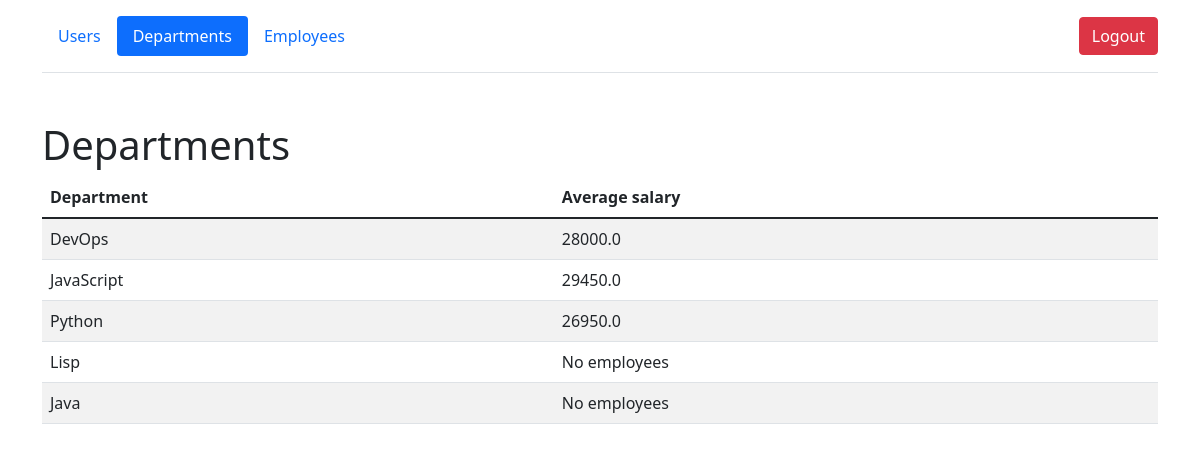
Screenshot of /departments (signed in) with the database file from the repository.
### models/departments.py (models this page shows, shortened)
class Departments(db.Model):
    __table_args__ = {'extend_existing': True}
    id = db.Column(db.Integer, primary_key=True)
    department = db.Column(db.String(50), nullable=False)

### views/api.py (the view, shortened to what this page needs)
@api.route('/departments', methods=['POST', 'GET'])
@login_required
def departments_page():
    departments = Departments.query.all()
    employees = Employees.query.all()
    dnt_salary = avg_salaries(departments, employees)
    return render_template('departments_for_users.html', departments=departments, dnt_salary=dnt_salary)

### models/users.py (called while the page is built)
@login_manager.user_loader
def load_user(user_id):
    return User.query.get(user_id)

### service/__init__.py (called while the page is built)
def avg_salaries(departments, employees):
    dnt_salary = {}
    for dnt in departments:
        dnt_salary[dnt.department] = []
    for emp in employees:
        for dnt in departments:
            if emp.department == dnt.department:
                dnt_salary[dnt.department].append(emp.salary)
    for dnt_name in dnt_salary:
        avg_salary = None
        if dnt_salary[dnt_name]:
            avg_salary = 0
            for salary in dnt_salary[dnt_name]:
                avg_salary += salary
            avg_salary /= len(dnt_salary[dnt_name])
            dnt_salary[dnt_name] = round(avg_salary, 3)
        else:
            avg_salary = 'No employees'
            dnt_salary[dnt_name] = avg_salary
    return dnt_salary

### views/api.py (called while the page is built)
@api.before_request
def make_session_permanent():
    session.permanent = False

@api.after_request
def redirect_to_sign_in(response):
    if response.status_code == 401:
        return redirect(url_for('api.login_page') + '?next=' + request.url)
    return response

### templates/departments_for_users.html (shortened to what this page needs)
{% extends 'base.html' %}
{% block body %}
<div class="container">
        <header class="d-flex flex-wrap align-items-center justify-content-center justify-content-md-between py-3 mb-4 border-bottom">
          <ul class="nav nav-pills">
              <li class="nav-item"><a href="/users" class="nav-link">Users</a></li>
            <li class="nav-item"><a href="/departments" class="nav-link active">Departments</a></li>
            <li class="nav-item"><a href="/employees" class="nav-link">Employees</a></li>
          </ul>
            <div class="col-md-3 text-end">
                <a href="/logout">
                    <button type="button" class="btn btn-danger">Logout</button>
                </a>
              </div>
        </header>
      </div>
    <div class="container mt-5">
        <h1>Departments</h1>
        <table id="data" class="table table-striped">
            <thead>
              <tr>
                <th>Department</th>
                  <th>Average salary</th>
              </tr>
            </thead>
            <tbody>
              {% for dnt in departments %}
                <tr>
                    <td>
                      {{ dnt.department }}
                    </td>
                  <td>{% for dnt_name in dnt_salary %}
                      {% if dnt.department == dnt_name %}
                        {{ dnt_salary[dnt_name] }}
                      {% endif %}
                      {% endfor %}
                  </td>
                </tr>
              {% endfor %}
            </tbody>
  </table>
    </div>
{% endblock %}

### rows the page displays
Departments: department "DevOps", department "28000.0"
Departments: department "JavaScript", department "29450.0"
Departments: department "Python", department "26950.0"
Departments: department "Lisp", department "No employees"
Departments: department "Java", department "No employees"
